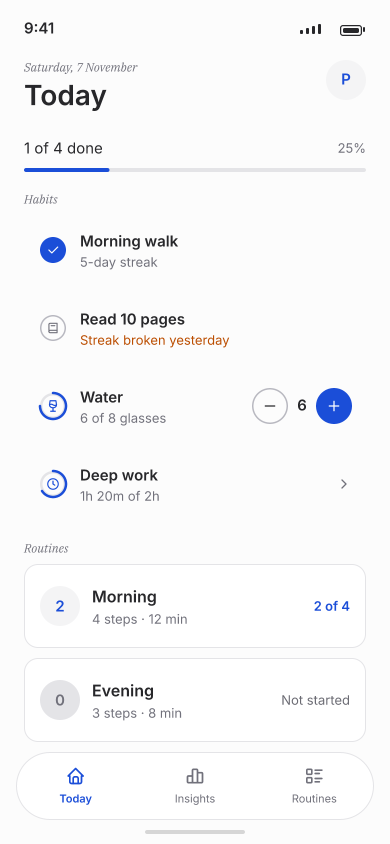
#> input picture design/archive/renders/01-today-light.png, 780 x 1688 px, given in place of 09-you-settings.png, which was not available (shown at 1/2 size)
$ python m7.py
#> lines starting #> are read from the running program, lines starting #| are printed output that depends on the picture; after the words box and inside, x2 and y2 are one past the last pixel; in counts of white or black regions, pixels touching at a corner belong together
from PIL import Image
import numpy as np
base = 'D:/Apps/projects/habit_tracker/design/renders/'

def m(f):
#> called with f = '09-you-settings'
    return np.array(Image.open(base + f + '.png').convert('RGB')).astype(int)

def bb(mask, y0, y1, x0, x1):
    s = mask[y0:y1, x0:x1]
    ys, xs = np.where(s)
    if len(xs) == 0:
        return None
    return (int(x0+xs.min()), int(y0+ys.min()), int(x0+xs.max()), int(y0+ys.max()))

im = m('09-you-settings')
card = np.array([17, 17, 17])
ink = (np.abs(im - card).max(axis=2) > 8)
#> ink: shape (1688, 780) bool; every value is 1
print('appearance row: icon', bb(ink, 360, 410, 60, 140), 'label', bb(ink, 360, 410, 140, 500),
      'value', bb(ink, 360, 410, 560, 676), 'chev', bb(ink, 360, 410, 670, 730))
#> in bb, `s = mask[y0:y1, x0:x1]`: s: shape (50, 80) bool; every value is 1
#> in bb, `ys, xs = np.where(s)`: ys = 4000 values from 0 to 49; xs = 4000 values, max 79 at index 79, min 0 at index 0, mean 39.5
#> in bb (call 2), `s = mask[y0:y1, x0:x1]`: s: shape (50, 360) bool; every value is 1
#> in bb (call 3), `s = mask[y0:y1, x0:x1]`: s: shape (50, 116) bool; every value is 1
#> in bb (call 4), `s = mask[y0:y1, x0:x1]`: s: shape (50, 60) bool; every value is 1
#| appearance row: icon (60, 360, 139, 409) label (140, 360, 499, 409) value (560, 360, 675, 409) chev (670, 360, 729, 409)
print('reminders label', bb(ink, 460, 515, 140, 500))
#> in bb (call 5), `s = mask[y0:y1, x0:x1]`: s: shape (55, 360) bool; every value is 1
#| reminders label (140, 460, 499, 514)
print('reminder time value', bb(ink, 565, 615, 520, 676), 'chev', bb(ink, 565, 615, 670, 730))
#> in bb (call 6), `s = mask[y0:y1, x0:x1]`: s: shape (50, 156) bool; every value is 1
#| reminder time value (520, 565, 675, 614) chev (670, 565, 729, 614)
print('start week value', bb(ink, 670, 720, 520, 676), 'chev', bb(ink, 670, 720, 670, 730))
#| start week value (520, 670, 675, 719) chev (670, 670, 729, 719)
print('data export label', bb(ink, 870, 915, 60, 500), 'chev', bb(ink, 870, 915, 670, 730))
#> in bb (call 10), `s = mask[y0:y1, x0:x1]`: s: shape (45, 440) bool; every value is 1
#> in bb (call 11), `s = mask[y0:y1, x0:x1]`: s: shape (45, 60) bool; every value is 1
#| data export label (60, 870, 499, 914) chev (670, 870, 729, 914)
print('about label', bb(ink, 975, 1010, 60, 500), 'val', bb(ink, 975, 1010, 560, 676))
#> in bb (call 12), `s = mask[y0:y1, x0:x1]`: s: shape (35, 440) bool; every value is 1
#> in bb (call 13), `s = mask[y0:y1, x0:x1]`: s: shape (35, 116) bool; every value is 1
#| about label (60, 975, 499, 1009) val (560, 975, 675, 1009)
print('signout', bb(ink, 1075, 1120, 60, 500))
#| signout (60, 1075, 499, 1119)
# row heights: card top/bottom
cardmask = (np.abs(im - np.array([10, 10, 10])).max(axis=2) > 3)
print('pref card bbox', bb(cardmask, 320, 800, 40, 740))
#> in bb (call 15), `s = mask[y0:y1, x0:x1]`: s: shape (480, 700) bool; every value is 1
#| pref card bbox (40, 320, 739, 799)
print('acc card bbox', bb(cardmask, 820, 1170, 40, 740))
#> in bb (call 16), `s = mask[y0:y1, x0:x1]`: s: shape (350, 700) bool; every value is 1
#| acc card bbox (40, 820, 739, 1169)
# icon centers
for y0, y1 in [(355, 410), (460, 515), (565, 620), (670, 725), (870, 925), (975, 1030), (1075, 1130)]:
    print('icon', y0, bb(ink, y0, y1, 70, 130))
#> this loop made 7 passes
#| icon 355 (70, 355, 129, 409)
#| icon 460 (70, 460, 129, 514)
#| icon 565 (70, 565, 129, 619)
#| icon 670 (70, 670, 129, 724)
#| icon 870 (70, 870, 129, 924)
#| icon 975 (70, 975, 129, 1029)
#| icon 1075 (70, 1075, 129, 1129)

sf = m('09-you-settings-light')
#> call 2 of m, with f = '09-you-settings-light'
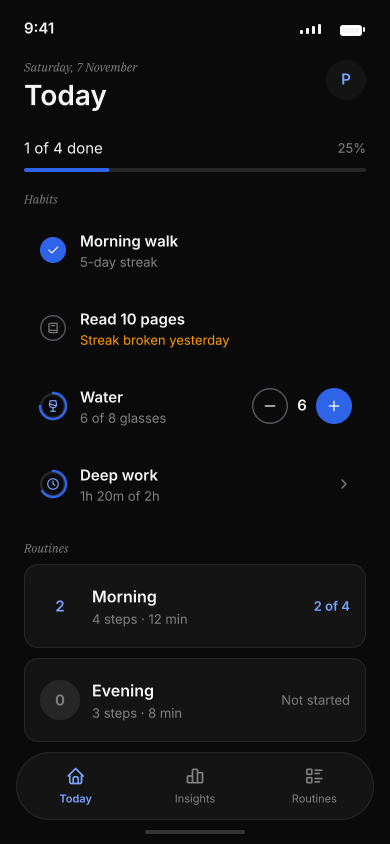
#> input picture design/archive/renders/01-today.png, 780 x 1688 px, given in place of 09-you-settings-light.png, which was not available (shown at 1/2 size)
ink3 = (np.abs(sf - np.array([255, 255, 255])).max(axis=2) > 8)
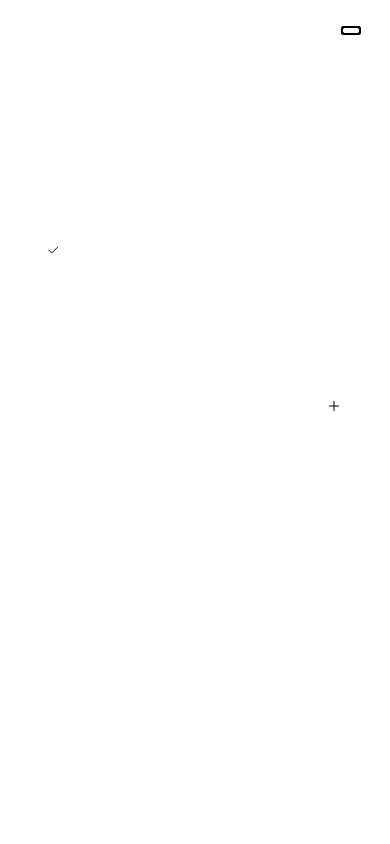
#> ink3: shape (1688, 780) bool (shown at 1/2 size); 100% white; 3 black regions, box (x1, y1, x2, y2) and area: (682, 52, 722, 70) 396, (658, 802, 678, 822) 76, (97, 494, 116, 506) 36
print('LIGHT dividers')
d = np.abs(sf - 255).max(axis=2)
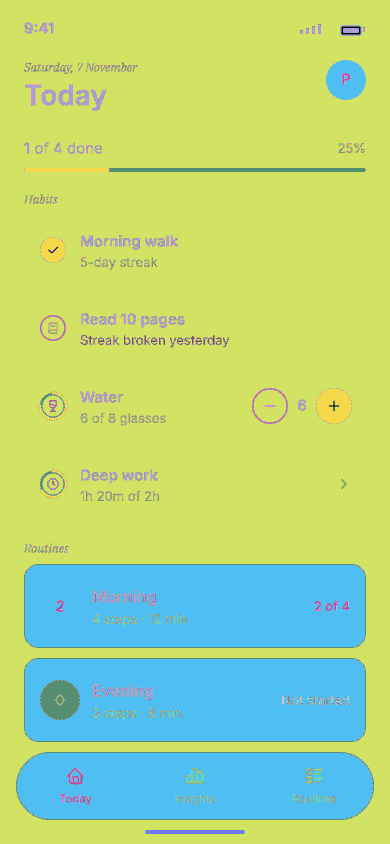
#> d: shape (1688, 780) int64 (shown at 1/2 size); 164 distinct labels, from 0 to 255; one colour per label, 0 black
for y in range(420, 800):
    xs = np.where(d[y, 50:730] > 2)[0]
    if len(xs) > 400:
        print(' ', y, len(xs), xs.min()+50, xs.max()+50, sf[y, 400])
#> this loop made 380 passes
#|   420 680 50 729 [10 10 10]
#|   421 680 50 729 [10 10 10]
#|   422 680 50 729 [10 10 10]
#|   423 680 50 729 [10 10 10]
#|   424 680 50 729 [10 10 10]
#|   425 680 50 729 [10 10 10]
#|   426 680 50 729 [10 10 10]
#|   427 680 50 729 [10 10 10]
#> (further printed lines are left out)
